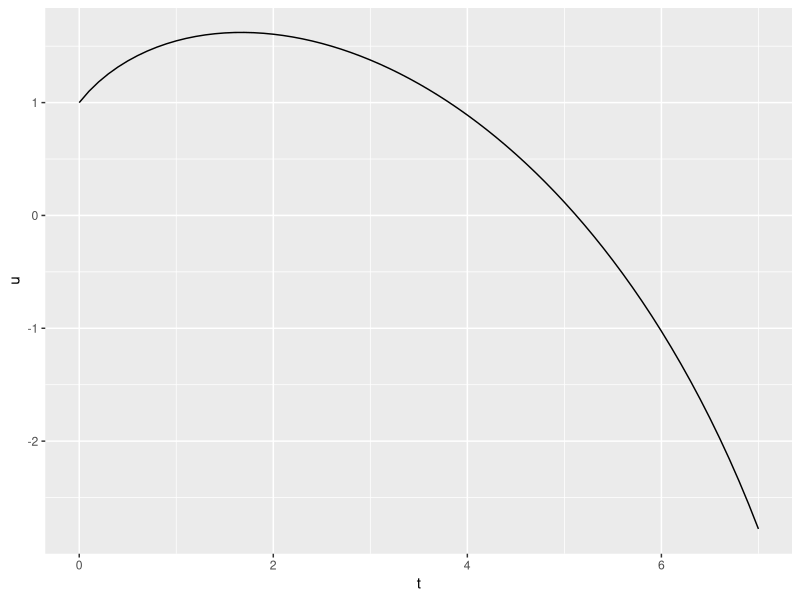
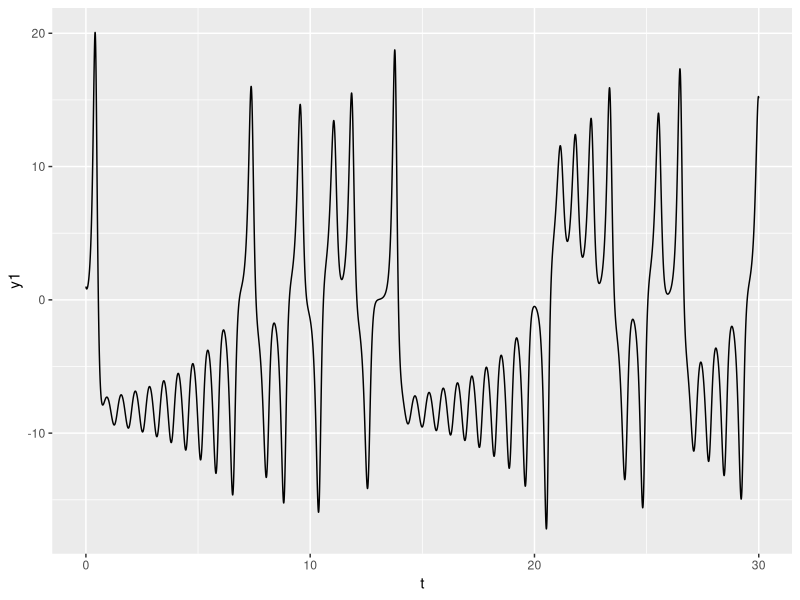
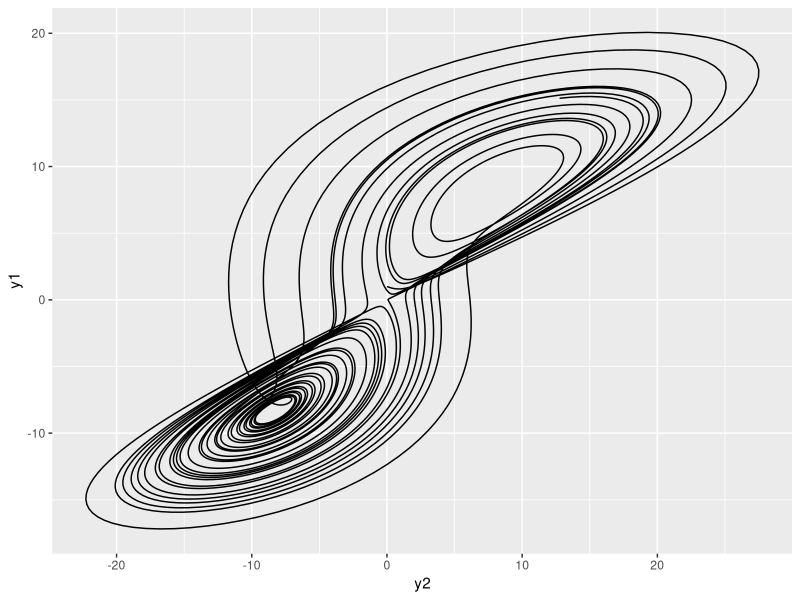
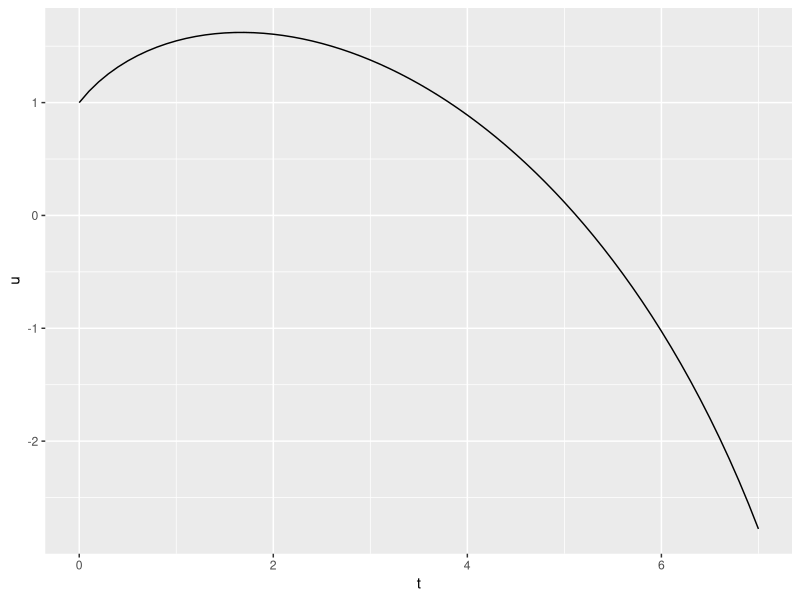
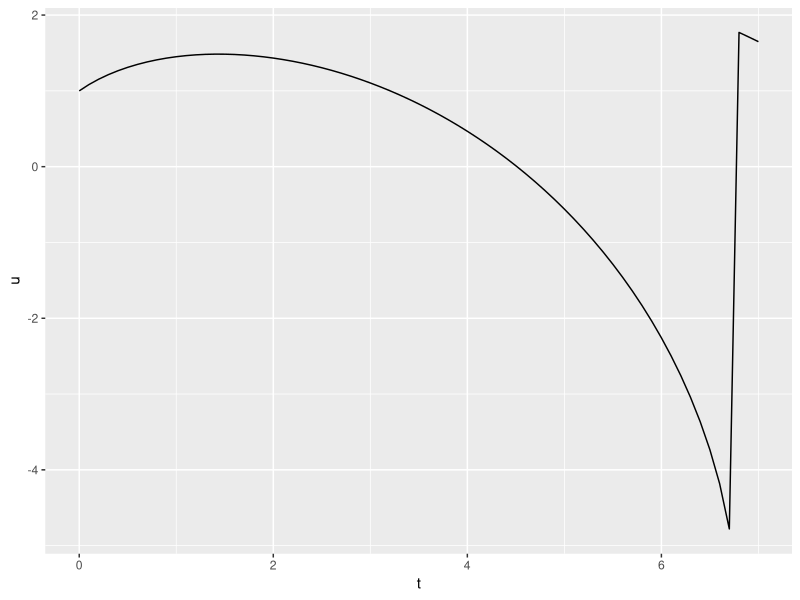
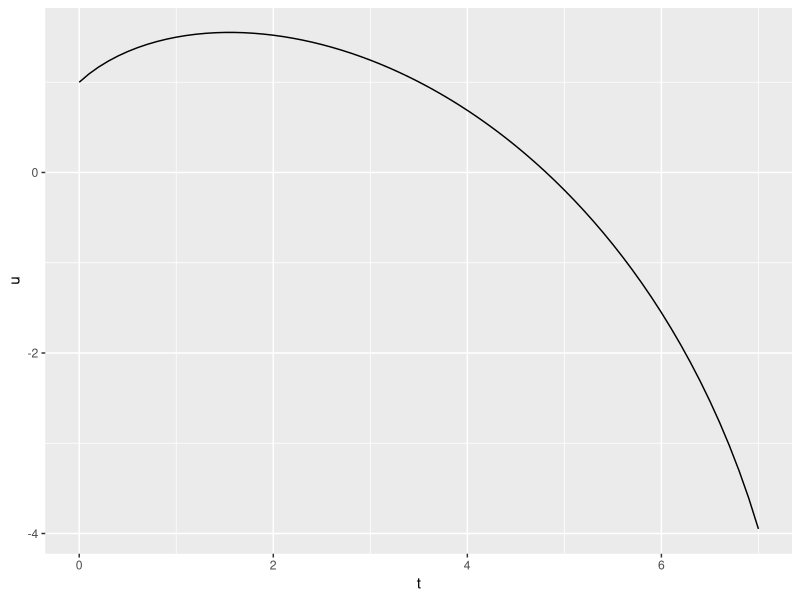
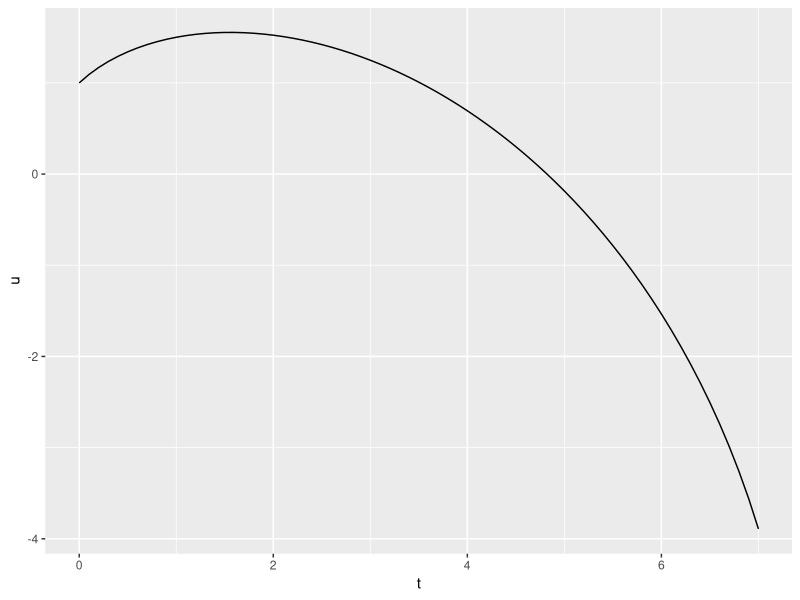

These charts were generated, in order, by the following R code: (Note: this script raises an error after producing the figures.)

library(tidyverse)

euler = function(f, y0, a, b, h) {
  ts = seq(a, b, by = h)
  
  y = matrix(0, nrow = length(ts), ncol = length(y0))

  y[1,] = y0
  for (i in 1:(length(ts) - 1)) {
    y[i + 1,] = y[i,] + h*f(ts[i], y[i,])
  }
  
  m = cbind(ts, y)
  colnames(m) = c("t", if (is.null(names(y0))) paste0("y", 1:length(y0)) else names(y0))
  m
}

tb = euler(function(t, u) (u - t)/(u + t), c("u" = 1), 0, 7, 0.1)
ggplot(tb %>% as.data.frame(), aes(x = t, y = u)) + geom_path()

sigma = 10
rho = 27
beta = 8/3
tb = euler(function(t, y) c(sigma*(y[2]- y[1]), 
                            y[1]*(rho - y[3]) - y[2], 
                            y[1]*y[2] - beta*y[3]), 
           c(1, 0, 0), 0, 30, 0.005) %>% as.data.frame()

ggplot(tb %>% as.data.frame(), aes(x = t, y = y1)) + geom_path()
ggplot(tb %>% as.data.frame(), aes(x = y2, y = y1)) + geom_path()

## aula 5

fixedPoint = function(f, x0, tol = 1e-10, steps = 20) {
  while (TRUE) {
    xn = f(x0)
    if (near(xn, x0, tol) || steps == 0)
      break
    x0 = xn
    steps = steps - 1
  }
  xn
}

bwEuler = function(f, y0, a, b, h) {
  ts = seq(a, b, by = h)
  y = matrix(0, nrow = length(ts), ncol = length(y0))
  
  y[1,] = y0
  for (i in 1:(length(ts) - 1)) {
    y[i + 1,] = fixedPoint(function(x) y[i,] + h*f(ts[i + 1], x), y[i,])
  }
  
  m = cbind(ts, y)
  colnames(m) = c("t", if (is.null(names(y0))) paste0("y", 1:length(y0)) else names(y0))
  m
}

crankNicolson = function(f, y0, a, b, h) {
  ts = seq(a, b, by = h)
  y = matrix(0, nrow = length(ts), ncol = length(y0))
  
  y[1,] = y0
  for (i in 1:(length(ts) - 1)) {
    y[i + 1,] = (y[i,] + h*f(ts[i], y[i,]) + fixedPoint(function(x) y[i,] + h*f(ts[i + 1], x), y[i,]))/2
  }
  
  m = cbind(ts, y)
  colnames(m) = c("t", if (is.null(names(y0))) paste0("y", 1:length(y0)) else names(y0))
  m
}

huen = function(f, y0, a, b, h) {
  ts = seq(a, b, by = h)
  
  y = matrix(0, nrow = length(ts), ncol = length(y0))
  
  y[1,] = y0
  for (i in 1:(length(ts) - 1)) {
    y[i + 1,] = y[i,] + h/2*(f(ts[i], y[i,]) + f(ts[i + 1], y[i,] + h*f(ts[i], y[i,])))
  }
  
  m = cbind(ts, y)
  colnames(m) = c("t", if (is.null(names(y0))) paste0("y", 1:length(y0)) else names(y0))
  m
}

tb = euler(function(t, u) (u - t)/(u + t), c("u" = 1), 0, 7, 0.1)
ggplot(tb %>% as.data.frame(), aes(x = t, y = u)) + geom_path()

tb = bwEuler(function(t, u) (u - t)/(u + t), c("u" = 1), 0, 7, 0.1)
ggplot(tb %>% as.data.frame(), aes(x = t, y = u)) + geom_path()

tb = crankNicolson(function(t, u) (u - t)/(u + t), c("u" = 1), 0, 7, 0.1)
ggplot(tb %>% as.data.frame(), aes(x = t, y = u)) + geom_path()

tb = huen(function(t, u) (u - t)/(u + t), c("u" = 1), 0, 7, 0.1)
ggplot(tb %>% as.data.frame(), aes(x = t, y = u)) + geom_path()

####
arg = list(function(t, u) -5*u, c("u" = 1), 0, 1, 0.025)
tb = invoke_map(list(euler, bwEuler, crankNicolson, huen), 
                  list(arg, arg, arg, arg)) %>%
  map(as.data.frame) %>%
  bind_cols %>%
  select(t, mt_euler = u, mt_bwEuler = u1, mt_crankNicolson = u2, mt_huen = u3) %>%
  mutate(u = exp(-5*t)) %>%
  tail(1)

abs((tb %>% select(starts_with("mt")) %>% as.matrix) - tb$u[nrow(tb)]) 
